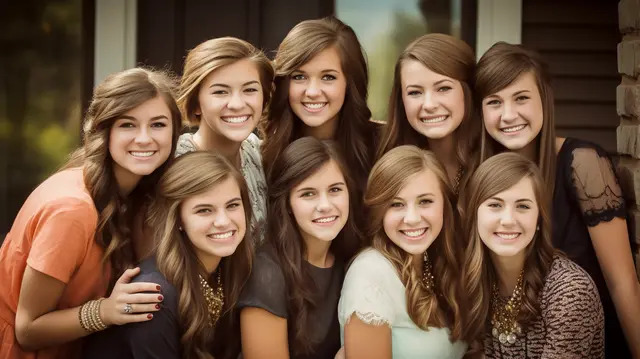
#> input picture D01.jpg, 640 x 359 px
$ jupyter execute '046(templatematching).ipynb'
#> lines starting #> are read from the running program, lines starting #| are printed output that depends on the picture; after the words box and inside, x2 and y2 are one past the last pixel; in counts of white or black regions, pixels touching at a corner belong together
[cell 1]
import cv2
import numpy as np

[cell 2]
img = cv2.imread('D01.jpg')
#> img is the input picture: shape (359, 640, 3); mean B, G, R 60.6, 80.7, 108.2
gry = cv2.cvtColor(img,cv2.COLOR_BGR2GRAY)
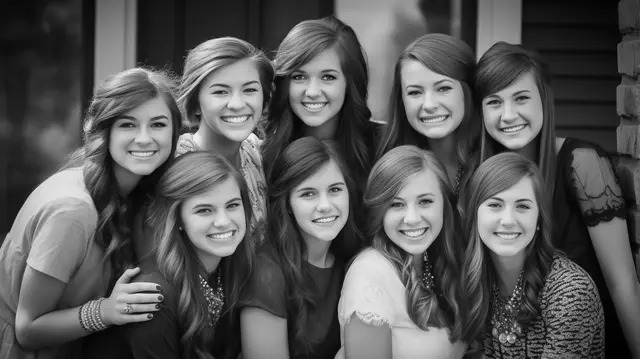
#> gry: shape (359, 640); min 0, max 251, mean 86.7

tmp = cv2.imread('D03.jpg')
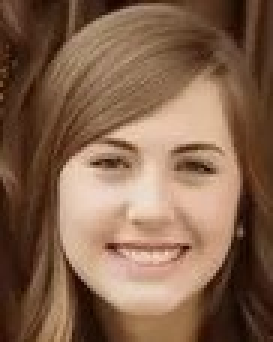
#> input picture D03.jpg, 91 x 114 px (shown 3 times larger)
#> tmp is the input picture: shape (114, 91, 3); mean B, G, R 76.5, 99.1, 131.5
gry1 = cv2.cvtColor(tmp,cv2.COLOR_BGR2GRAY)
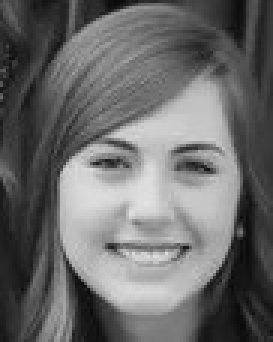
#> gry1: shape (114, 91) (shown 3 times larger); min 10, max 227, mean 106.2

w,h = gry1.shape[::-1]
#> w = 91; h = 114

res = cv2.matchTemplate(gry,gry1,cv2.TM_CCOEFF_NORMED)
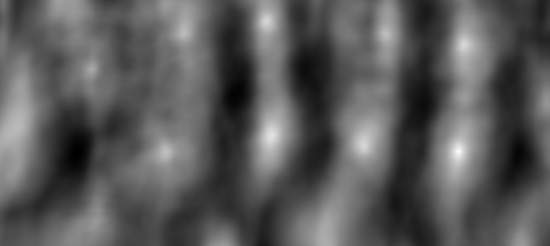
#> res: shape (246, 550) float32; min -0.539, max 0.999, mean 0.00189; drawn with min black and max white

thr = 0.99

l = np.where(res>=thr)
#> l = ([151], [458])

for i in zip(*l[::-1]):
    cv2.rectangle(img,i,(i[0] + w , i[1] + h),(0,255,0),2)
#> this loop made 1 pass
#> i on pass 1: (458, 151)
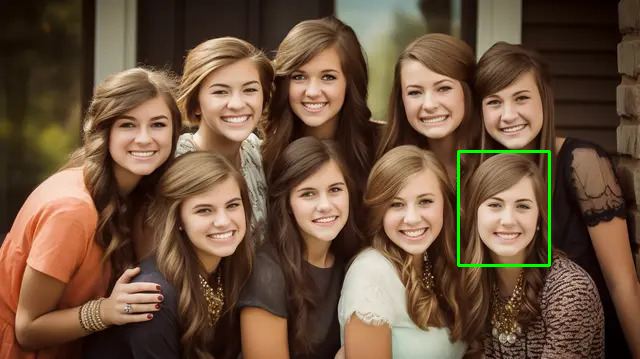
#> img: shape (359, 640, 3); 0.53% of pixels changed, all inside (x1, y1, x2, y2) = (457, 150, 551, 267)

img = cv2.resize(img,(600,500))
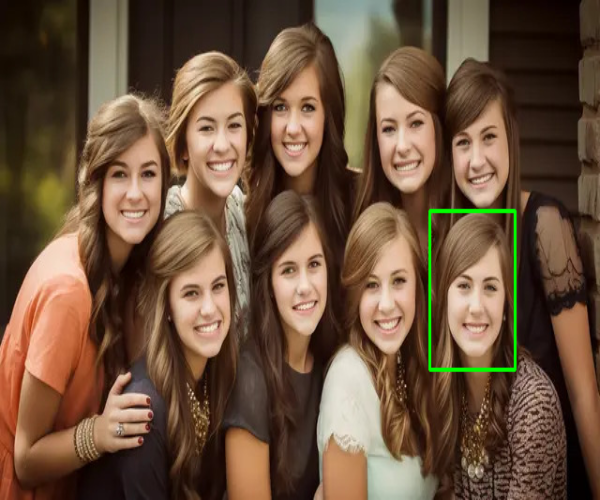
#> img: shape (500, 600, 3); mean B, G, R 60.4, 81.7, 107.7


cv2.imshow('img',img)
cv2.imshow('tmp',tmp)
cv2.waitKey(0)
cv2.destroyAllWindows()
